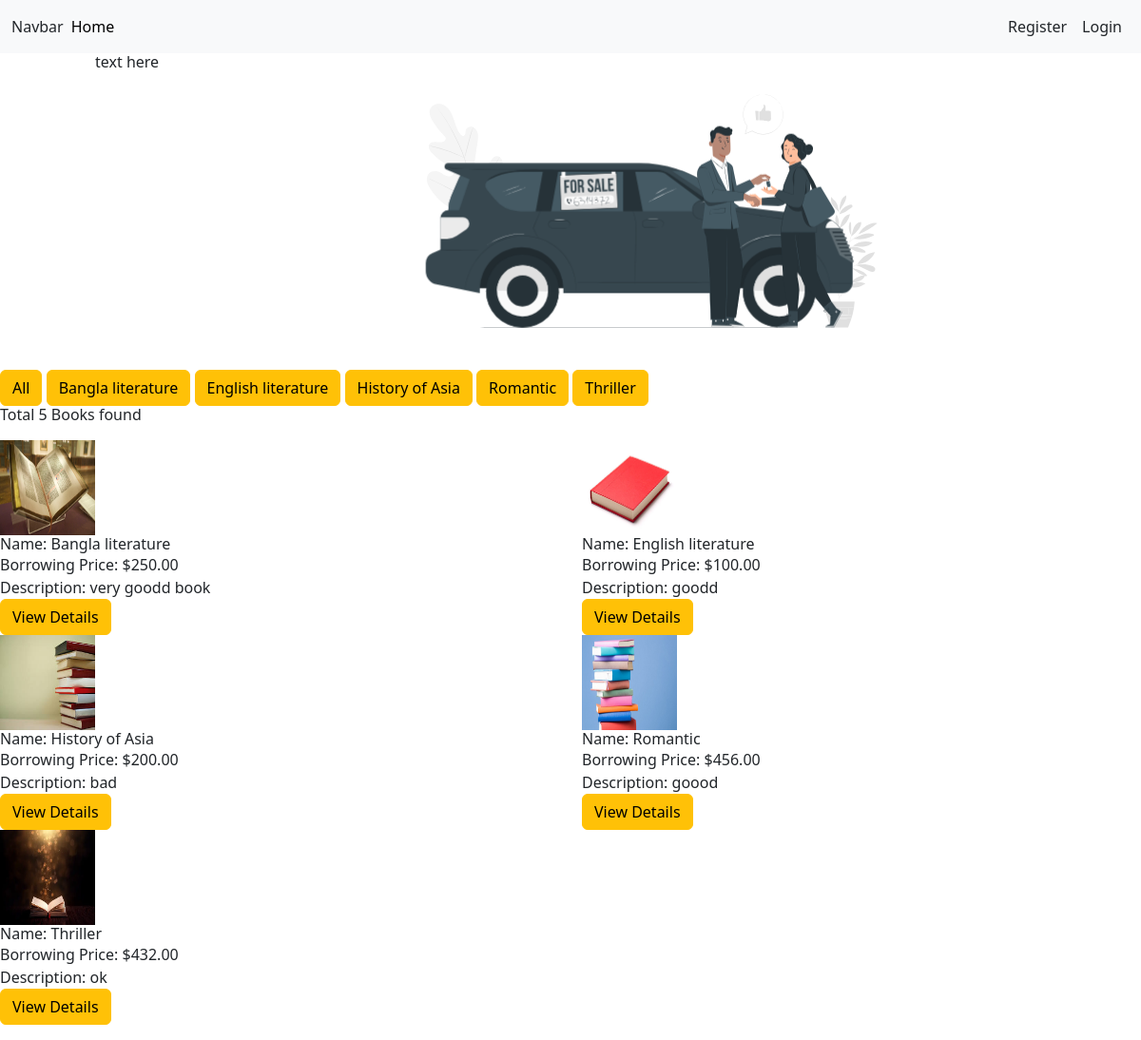
The page / on the database its author committed.
### first_app/models.py (models this page shows, shortened)
class Catagory(models.Model):
    name = models.CharField(max_length=50)
    slug = models.SlugField(max_length=50, unique=True, null=True, blank=True)
    def __str__(self):
        return self.name

class Book(models.Model):
    Catagory = models.ManyToManyField(Catagory)
    title = models.CharField(max_length=100)
    description = models.TextField()
    quantity = models.IntegerField(default=0)
    borrowing_price = models.DecimalField(max_digits=10, decimal_places=2)
    image = models.ImageField(upload_to='uploads/', blank=True, null=True)

### first_app/views.py (the view)
# urls.py: path('', views.home, name='home'),
def home(request, Catagory_slug = None):
    print("Category Slug:", Catagory_slug)
    Books = Book.objects.all()
    if Catagory_slug is not None:
        category = get_object_or_404(Catagory, slug=Catagory_slug)
        print("Selected Category:", category.id)
        Books = Book.objects.filter(Catagory = category)
        print("Generated Query:", Books.query)
    Catagorys = Catagory.objects.all()
    return render(request, 'home.html', {'Catagorys': Catagorys, 'Books': Books})

### templates/home.html (shortened to what this page needs)
{% extends "base.html" %}
{% block content %}
<div class="container d-flex">
    <div class='col-4'>
        <h1>text here</h1>
    </div>
    <div class='col-6'>
    </div>
</div>
<button type="button" class="btn btn-warning"><a href="{% url 'all_Books' %}" style="text-decoration: none;">All</a></button>
{% for Catagory in Catagorys %}
<button type="button" class="btn btn-warning"><a href="{% url 'Catagory' Catagory_slug=Catagory.slug %}" style="text-decoration: none;">{{Catagory}}</a> </button>
{% endfor %}
<h4>Total {{ Books | length }} Books found</h4>
<div class='d-flex row my-3'>
    {% for Book in Books %}
        <div class='col-6'>
            <img style='width:100px; height:100px' src="{{ Book.image.url }}" alt="{{ Book.name }}">
            <h3>Name: {{ Book.title }}</h3>
            <p>Borrowing Price: ${{ Book.borrowing_price }}</p>
            <p>Description: {{Book.description}}</p>
            <button type="button" class="btn btn-warning"><a href="{% url 'bookDetails' Book.id %}" style="text-decoration: none;">View Details</a></button>
        </div>
    {% endfor %}
</div>
{% endblock content %}

### rows shown on the page
Catagory: name "Bangla literature"
Catagory: name "English literature"
Catagory: name "History of Asia"
Catagory: name "Romantic"
Catagory: name "Thriller"
Book: image (picture), title "Bangla literature", borrowing_price "250.00", description "very goodd book"
Book: image (picture), title "English literature", borrowing_price "100.00", description "goodd"
Book: image (picture), title "History of Asia", borrowing_price "200.00", description "bad"
Book: image (picture), title "Romantic", borrowing_price "456.00", description "goood"
Book: image (picture), title "Thriller", borrowing_price "432.00", description "ok"

### other values the page prints
{{ Books | length }} "5"
